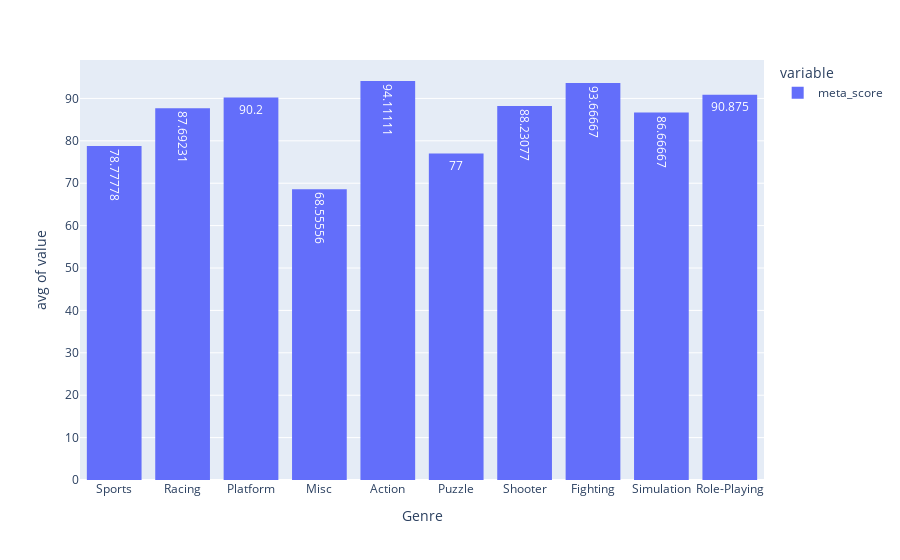

The notebook cell this image was saved under:
### Code cell
top100genreScores = px.histogram(Top100, x="Genre", y=["meta_score"],histfunc='avg',text_auto=True)
top100genreScores.show()

### Figure 1 — Plotly figure (JSON) as saved in the notebook; plotly's stock layout.template omitted (floating-point values rounded to 4 significant figures)
{"data": [{"alignmentgroup": "True", "bingroup": "x", "histfunc": "avg", "hovertemplate": "variable=meta_score<br>Genre=%{x}<br>avg of value=%{y}<extra></extra>", "legendgroup": "meta_score", "marker": {"color": "#636efa", "pattern": {"shape": ""}}, "name": "meta_score", "offsetgroup": "meta_score", "orientation": "v", "showlegend": true, "texttemplate": "%{value}", "type": "histogram", "x": ["Sports", "Racing", "Sports", "Platform", "Misc", "Platform", "Racing", "Sports", "Misc", "Sports", "Action", "Action", "Action", "Action", "Puzzle", "Racing", "Shooter", "Shooter", "Shooter", "Shooter", "Shooter", "Shooter", "Action", "Fighting", "Racing", "Shooter", "Action", "Simulation", "Shooter", "Platform", "Racing", "Platform", "Action", "Racing", "Platform", "Racing", "Shooter", "Action", "Shooter", "Misc", "Platform", "Racing", "Shooter", "Role-Playing", "Shooter", "Racing", "Misc", "Shooter", "Shooter", "Simulation", "Misc", "Role-Playing", "Sports", "Shooter", "Misc", "Misc", "Action", "Shooter", "Role-Playing", "Simulation", "Sports", "Role-Playing", "Action", "Shooter", "Action", "Sports", "Platform", "Shooter", "Shooter", "Racing", "Shooter", "Role-Playing", "Fighting", "Action", "Platform", "Racing", "Fighting", "Racing", "Racing", "Misc", "Shooter", "Action", "Shooter", "Action", "Misc", "Action", "Sports", "Action", "Platform", "Shooter", "Role-Playing", "Role-Playing", "Shooter", "Action", "Platform", "Role-Playing", "Action", "Shooter", "Sports", "Shooter"], "xaxis": "x", "y": [76, 82, 80, 89, 58, 87, 91, 80, 61, 80, 97, 95, 97, 95, 77, 95, 88, 87, 83, 83, 94, 88, 97, 93, 85, 88, 97, 86, 94, 94, 89, 97, 98, 96, 90, 84, 94, 98, 73, 74, 78, 83, 91, 92, 87, 93, 74, 71, 94, 88, 72, 96, 82, 95, 68, 62, 88, 96, 92, 86, 67, 90, 88, 83, 99, 85, 97, 84, 84, 85, 85, 87, 96, 95, 91, 88, 92, 87, 82, 74, 93, 92, 94, 96, 74, 95, 86, 85, 87, 97, 92, 85, 83, 95, 92, 93, 87, 91, 73, 94], "yaxis": "y"}], "layout": {"barmode": "relative", "legend": {"title": {"text": "variable"}, "tracegroupgap": 0}, "margin": {"t": 60}, "xaxis": {"anchor": "y", "domain": [0, 1], "title": {"text": "Genre"}}, "yaxis": {"anchor": "x", "domain": [0, 1], "title": {"text": "avg of value"}}}}
